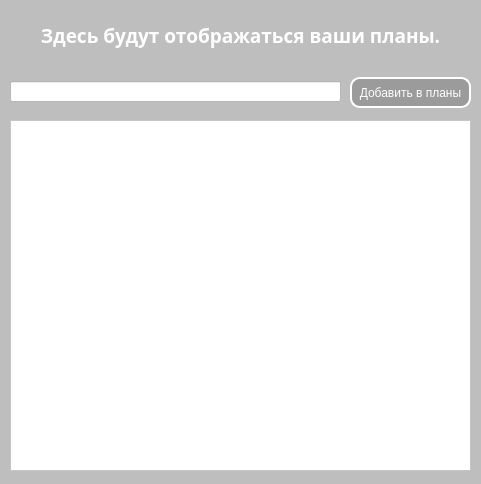
<?xml version="1.0" encoding="UTF-8"?>
<ui version="4.0">
 <class>Form</class>
 <widget class="QWidget" name="Form">
  <property name="geometry">
   <rect>
    <x>0</x>
    <y>0</y>
    <width>481</width>
    <height>484</height>
   </rect>
  </property>
  <property name="windowTitle">
   <string>Form</string>
  </property>
  <property name="styleSheet">
   <string notr="true">background-color: rgb(190, 190, 190);</string>
  </property>
  <widget class="QLabel" name="plans_label">
   <property name="geometry">
    <rect>
     <x>10</x>
     <y>10</y>
     <width>461</width>
     <height>51</height>
    </rect>
   </property>
   <property name="font">
    <font>
     <family>Bahnschrift Light SemiCondensed</family>
     <pointsize>14</pointsize>
     <weight>75</weight>
     <bold>true</bold>
    </font>
   </property>
   <property name="styleSheet">
    <string notr="true">color: white</string>
   </property>
   <property name="text">
    <string>Здесь будут отображаться ваши планы.</string>
   </property>
   <property name="alignment">
    <set>Qt::AlignCenter</set>
   </property>
  </widget>
  <widget class="QLineEdit" name="current_plan">
   <property name="geometry">
    <rect>
     <x>10</x>
     <y>81</y>
     <width>331</width>
     <height>21</height>
    </rect>
   </property>
   <property name="styleSheet">
    <string notr="true">background-color: rgb(255, 255, 255);</string>
   </property>
  </widget>
  <widget class="QPushButton" name="add_button">
   <property name="geometry">
    <rect>
     <x>350</x>
     <y>77</y>
     <width>121</width>
     <height>31</height>
    </rect>
   </property>
   <property name="styleSheet">
    <string notr="true">border-radius: 10px; border: 2px solid white; background-color: rgb(155, 155, 155); color: white</string>
   </property>
   <property name="text">
    <string>Добавить в планы</string>
   </property>
  </widget>
  <widget class="QScrollArea" name="scrollArea">
   <property name="geometry">
    <rect>
     <x>10</x>
     <y>120</y>
     <width>461</width>
     <height>351</height>
    </rect>
   </property>
   <property name="styleSheet">
    <string notr="true">background-color: rgb(255, 255, 255);</string>
   </property>
   <property name="widgetResizable">
    <bool>true</bool>
   </property>
   <widget class="QWidget" name="scrollAreaWidgetContents">
    <property name="geometry">
     <rect>
      <x>0</x>
      <y>0</y>
      <width>459</width>
      <height>349</height>
     </rect>
    </property>
   </widget>
  </widget>
 </widget>
 <resources/>
 <connections/>
</ui>
